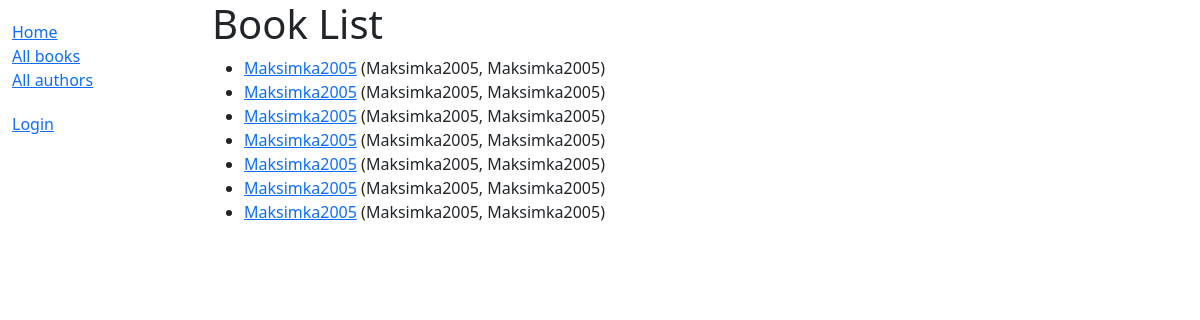
/catalog/books/, run on the app's committed database.
### catalog/models.py (models this page shows, shortened)
class Book(models.Model):
    title = models.CharField(max_length=200)
    author = models.ForeignKey('Author', on_delete=models.SET_NULL, null=True)
    summary = models.TextField(max_length=1000, help_text="Enter a brief description of the book")
    isbn = models.CharField('ISBN', max_length=13,
                            unique=True,
                            help_text='13 Character <a href="https://www.isbn-international.org/content/what-isbn'
                                      '">ISBN number</a>')
    genre = models.ManyToManyField(Genre, help_text="Select a genre for this book")
    language = models.ForeignKey('Language', on_delete=models.SET_NULL, null=True)
    class Meta:
        ordering = ['title', 'author']
    def display_genre(self):
        """Creates a string for the Genre. This is required to display genre in Admin."""
        return ', '.join([genre.name for genre in self.genre.all()[:3]])
    display_genre.short_description = 'Genre'
    def get_absolute_url(self):
        return reverse('book-detail', args=[str(self.id)])

class Author(models.Model):
    first_name = models.CharField(max_length=100)
    last_name = models.CharField(max_length=100)
    date_of_birth = models.DateField(null=True, blank=True)
    date_of_death = models.DateField('died', null=True, blank=True)
    class Meta:
        ordering = ['last_name', 'first_name']
    def __str__(self):
        return '{0}, {1}'.format(self.last_name, self.first_name)

### catalog/views.py (the view)
# urls.py: path('books/', views.BookListView.as_view(), name='books'),
class BookListView(generic.ListView):
    model = Book
    paginate_by = 10

### catalog/templates/catalog/book_list.html
{% extends "base_generic.html" %}
{% block content %}
    <h1>Book List</h1>
    {% if book_list %}
    <ul>
      {% for book in book_list %}
      <li>
        <a href="{{ book.get_absolute_url }}">{{ book.title }}</a> ({{book.author}})
      </li>
      {% endfor %}
    </ul>
    {% else %}
      <p>There are no books in the library.</p>
    {% endif %}
{% endblock %}

### catalog/templates/base_generic.html (shortened to what this page needs)
<!DOCTYPE html>
<html lang="en">
<head>
  <link href="https://cdn.jsdelivr.net/npm/bootstrap@5.1.3/dist/css/bootstrap.min.css" rel="stylesheet">
  {% load static %}
  <link rel="stylesheet" href="{% static 'css/styles.css' %}">
</head>
<body>
<div class="container-fluid">
<div class="row">
  <div class="col-sm-2">
  {% block sidebar %}
  <ul class="sidebar-nav">
    <li><a href="{% url 'index' %}">Home</a></li>
    <li><a href="{% url 'books' %}">All books</a></li>
    <li><a href="{% url 'authors' %}">All authors</a></li>
  </ul>
  <ul class="sidebar-nav">
   {% if user.is_authenticated %}
     <li>User: {{ user.get_username }}</li>
     <li><a href="{% url 'my-borrowed' %}">My Borrowed</a></li>
     <li><a href="{% url 'logout'%}?next={{request.path}}">Logout</a></li>
   {% else %}
     <li><a href="{% url 'login'%}?next={{request.path}}">Login</a></li>
   {% endif %}
  </ul>
{% endblock %}
  </div>
  <div class="col-sm-10 ">
  {% block content %}{% endblock %}
  </div>
</div>
</div>
</body>
</html>

### catalog/static/css/styles.css (style rules this page uses)
.sidebar-nav { margin-top: 20px; padding: 0; list-style: none; }

### data on the page
Book: title "Maksimka2005", author "Maksimka2005, Maksimka2005"
Book: title "Maksimka2005", author "Maksimka2005, Maksimka2005"
Book: title "Maksimka2005", author "Maksimka2005, Maksimka2005"
Book: title "Maksimka2005", author "Maksimka2005, Maksimka2005"
Book: title "Maksimka2005", author "Maksimka2005, Maksimka2005"
Book: title "Maksimka2005", author "Maksimka2005, Maksimka2005"
Book: title "Maksimka2005", author "Maksimka2005, Maksimka2005"
